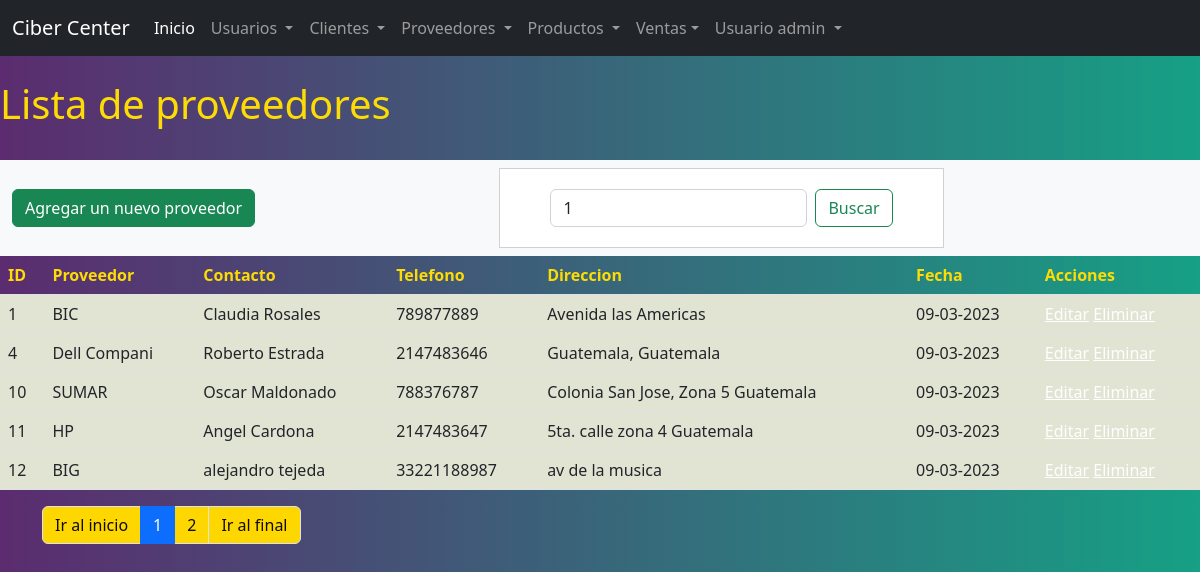
Screenshot of /sistema/buscar_proveedor.php?busqueda=1 (signed in) with the database file from the repository.
### tables this page shows
CREATE TABLE `proveedor` (
  `codproveedor` int(11) NOT NULL,
  `proveedor` varchar(100) DEFAULT NULL,
  `contacto` varchar(100) DEFAULT NULL,
  `telefono` bigint(11) DEFAULT NULL,
  `direccion` text DEFAULT NULL,
  `date_add` datetime NOT NULL DEFAULT current_timestamp(),
  `usuario_id` int(11) NOT NULL,
  `estatus` int(11) NOT NULL DEFAULT 1
);

### sistema/buscar_proveedor.php (the view, shortened to what this page needs)
<?php
include "../conexion.php";
?>
<html lang="en">
<head>
    <link rel="stylesheet" type="text/css" href="./css/style.css">
    <?php include "includes/scripts.php" ?>
</head>
<body>
    <?php include "includes/header.php"; ?>
    <section id="container">
        <?php
        $busqueda = strtolower($_REQUEST['busqueda']);
        ?>
        <br>
        <h1>Lista de proveedores</h1>
        <br>
        <nav class="navbar navbar-light bg-light">
            <div class="container-fluid">
                <a href="registro_cliente.php" type="button" class="btn btn-success"> Agregar un nuevo proveedor</a>
                <form action="buscar_proveedor.php" method="get" class="d-flex" role="search">
                    <input class="form-control me-2" name="busqueda" id="busqueda" type="search" placeholder="Buscar" aria-label="Buscar" value="<?php echo $busqueda ?>">
                    <button class="btn btn-outline-success" class="btn_search" type="submit">Buscar</button>
                </form>
            </div>
        </nav>
        <table class="table table-striped">
            <thead>
                <tr>
                <th>ID</th>
                <th>Proveedor</th>
                <th>Contacto</th>
                <th>Telefono</th>
                <th>Direccion</th>
                <th>Fecha</th>
                <th>Acciones</th>
                </tr>
            </thead>
            <?php
            $sql_registe = mysqli_query($conection, "SELECT COUNT(*) as total_registro FROM proveedor
                                                    WHERE (codproveedor LIKE '%$busqueda%' OR
                                                    proveedor LIKE '%$busqueda%' OR
                                                    contacto LIKE '%$busqueda%' OR
                                                    telefono LIKE '%$busqueda%')
                                                    AND estatus = 1");
            $result_register = mysqli_fetch_array($sql_registe);
            $total_registro = $result_register['total_registro'];
            $por_pagina = 5;
            if (empty($_GET['pagina'])) {
                $pagina = 1;
            } else {
                $pagina = $_GET['pagina'];
            }
            $desde = ($pagina - 1) * $por_pagina;
            $total_paginas = ceil($total_registro / $por_pagina);
            $query = mysqli_query($conection, "SELECT * FROM proveedor WHERE
                (codproveedor LIKE '%$busqueda%' OR
                proveedor LIKE '%$busqueda%' OR
                contacto LIKE '%$busqueda%' OR
                telefono LIKE '%$busqueda%')
                AND
                estatus = 1 ORDER BY codproveedor ASC LIMIT $desde, $por_pagina");
            $result = mysqli_num_rows($query);
            if ($result > 0) {
                while ($data = mysqli_fetch_array($query)) {
                    $formato = 'Y-m-d H:i:s';
                    $fecha =DateTime::createFromFormat($formato,$data["date_add"]);
            ?>
                    <tbody>
                        <tr>
                        <td><?php echo $data["codproveedor"] ?></td>
                        <td><?php echo $data["proveedor"] ?></td>
                        <td><?php echo $data["contacto"] ?></td>
                        <td><?php echo $data["telefono"] ?></td>
                        <td><?php echo $data["direccion"] ?></td>
                        <td><?php echo $fecha->format('d-m-Y'); ?></td>
                            <td>
                                <a class="link_edit" href="editar_proveedor.php?id=<?php echo $data["codproveedor"]; ?>">Editar</a>
                                    <a class="link_delet" href="eliminar_confirmar_proveedor.php?id=<?php echo $data["codproveedor"]; ?>">Eliminar</a>
                            </td>
                        </tr>
                <?php
                }
            }
                ?>
                    </tbody>
        </table>
        <?php
        if ($total_registro != 1)
        {
        ?>
            <div class="container mt-3 ">
                <ul class="pagination">
                    <li class="page-item"><a class="page-link" href="?pagina=<?php echo 1; ?>&busqueda=<?php echo $busqueda; ?>">Ir al inicio</a></li>
                    <?php
                    for ($i = 1; $i <= $total_paginas; $i++) {
                        if ($i == $pagina) {
                            echo '<li class="page-item active"><a class="page-link" >' . $i . '</a></li>';
                        } else {
                            echo '<li class="page-item"><a class="page-link" href="?pagina=' . $i . ' &busqueda=' . $busqueda . '">' . $i . '</a></li>';
                        }
                    }
                    ?>
                    <li class="page-item"><a class="page-link" href="?pagina=<?php echo $total_paginas; ?>&busqueda=<?php echo $busqueda; ?>">Ir al final</a></li>
                </ul>
            </div>
        <?php } ?>
    </section>
</body>
</html>

### sistema/css/style.css (style rules this page uses)
table tbody { background-color: #eef0de; }
tr { color: #fddc05; }
td { color: #fddc05; }
h1,h4 { color: #fddc05; }
form { background: #fff; margin: auto; padding: 20px 50px; border: 1px solid #d1d1d1; }
input,select { display: block; width: 100%; font-size: 11pt; padding: 5px; border: 1px solid #85929e; border-radius: 5px; }
.page-link { background: #ffd700; color: #0c0c0c; }
.link_edit { color:#fefefe }
.link_delet { color:#fefefe }

### sistema/buscar_proveedor.php (style rules this page uses)
body { background:#BB1E19; background: linear-gradient(to right,#5B2C6F, #16A085) }

### rows the page displays
proveedor: codproveedor "1", proveedor "BIC", contacto "Claudia Rosales", telefono "789877889", direccion "Avenida las Americas", date_add "09-03-2023"
proveedor: codproveedor "4", proveedor "Dell Compani", contacto "Roberto Estrada", telefono "2147483646", direccion "Guatemala, Guatemala", date_add "09-03-2023"
proveedor: codproveedor "10", proveedor "SUMAR", contacto "Oscar Maldonado", telefono "788376787", direccion "Colonia San Jose, Zona 5 Guatemala", date_add "09-03-2023"
proveedor: codproveedor "11", proveedor "HP", contacto "Angel Cardona", telefono "2147483647", direccion "5ta. calle zona 4 Guatemala", date_add "09-03-2023"
proveedor: codproveedor "12", proveedor "BIG", contacto "alejandro tejeda", telefono "33221188987", direccion "av de la musica", date_add "09-03-2023"

### other values shown
$_SESSION['usuario'] "admin"
